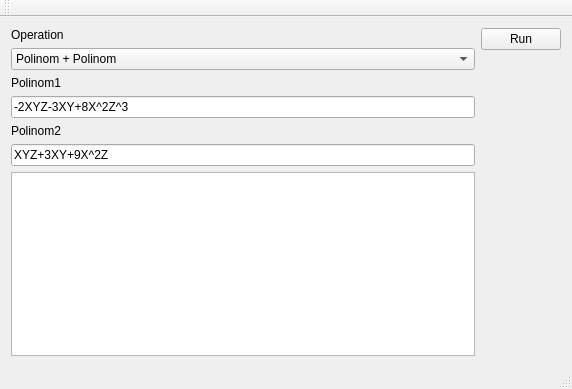
<?xml version="1.0" encoding="UTF-8"?>
<ui version="4.0">
 <class>PolinomMainClass</class>
 <widget class="QMainWindow" name="PolinomMainClass">
  <property name="geometry">
   <rect>
    <x>0</x>
    <y>0</y>
    <width>572</width>
    <height>389</height>
   </rect>
  </property>
  <property name="windowTitle">
   <string>PolinomMain</string>
  </property>
  <widget class="QWidget" name="centralWidget">
   <layout class="QGridLayout" name="gridLayout">
    <item row="0" column="0">
     <layout class="QHBoxLayout" name="horizontalLayout">
      <item>
       <layout class="QVBoxLayout" name="verticalLayout">
        <item>
         <widget class="QLabel" name="lbOperation">
          <property name="text">
           <string>Operation</string>
          </property>
         </widget>
        </item>
        <item>
         <widget class="QComboBox" name="cbOperation">
          <item>
           <property name="text">
            <string>Polinom + Polinom</string>
           </property>
          </item>
          <item>
           <property name="text">
            <string>Polinoms - Polinom</string>
           </property>
          </item>
          <item>
           <property name="text">
            <string>Polinom * constant</string>
           </property>
          </item>
          <item>
           <property name="text">
            <string>Polinom + constant</string>
           </property>
          </item>
         </widget>
        </item>
        <item>
         <widget class="QLabel" name="lbOperand1">
          <property name="text">
           <string>Polinom1</string>
          </property>
         </widget>
        </item>
        <item>
         <widget class="QLineEdit" name="edOp1">
          <property name="text">
           <string>-2XYZ-3XY+8X^2Z^3</string>
          </property>
         </widget>
        </item>
        <item>
         <widget class="QLabel" name="lbOperand2">
          <property name="text">
           <string>Polinom2</string>
          </property>
         </widget>
        </item>
        <item>
         <widget class="QLineEdit" name="edOp2">
          <property name="text">
           <string>XYZ+3XY+9X^2Z</string>
          </property>
         </widget>
        </item>
        <item>
         <widget class="QTextEdit" name="teResult"/>
        </item>
       </layout>
      </item>
      <item>
       <layout class="QVBoxLayout" name="verticalLayout_2">
        <item>
         <widget class="QPushButton" name="pbRun">
          <property name="text">
           <string>Run</string>
          </property>
         </widget>
        </item>
        <item>
         <spacer name="verticalSpacer">
          <property name="orientation">
           <enum>Qt::Vertical</enum>
          </property>
          <property name="sizeHint" stdset="0">
           <size>
            <width>20</width>
            <height>40</height>
           </size>
          </property>
         </spacer>
        </item>
       </layout>
      </item>
     </layout>
    </item>
   </layout>
  </widget>
  <widget class="QMenuBar" name="menuBar">
   <property name="geometry">
    <rect>
     <x>0</x>
     <y>0</y>
     <width>572</width>
     <height>23</height>
    </rect>
   </property>
  </widget>
  <widget class="QToolBar" name="mainToolBar">
   <attribute name="toolBarArea">
    <enum>TopToolBarArea</enum>
   </attribute>
   <attribute name="toolBarBreak">
    <bool>false</bool>
   </attribute>
  </widget>
  <widget class="QStatusBar" name="statusBar"/>
  <action name="actionActionText">
   <property name="checkable">
    <bool>true</bool>
   </property>
   <property name="text">
    <string>ActionText</string>
   </property>
  </action>
 </widget>
 <layoutdefault spacing="6" margin="11"/>
 <resources>
  <include location="PolinomMain.qrc"/>
 </resources>
 <connections/>
 <slots>
  <slot>slotRun()</slot>
  <slot>slot2()</slot>
 </slots>
</ui>
